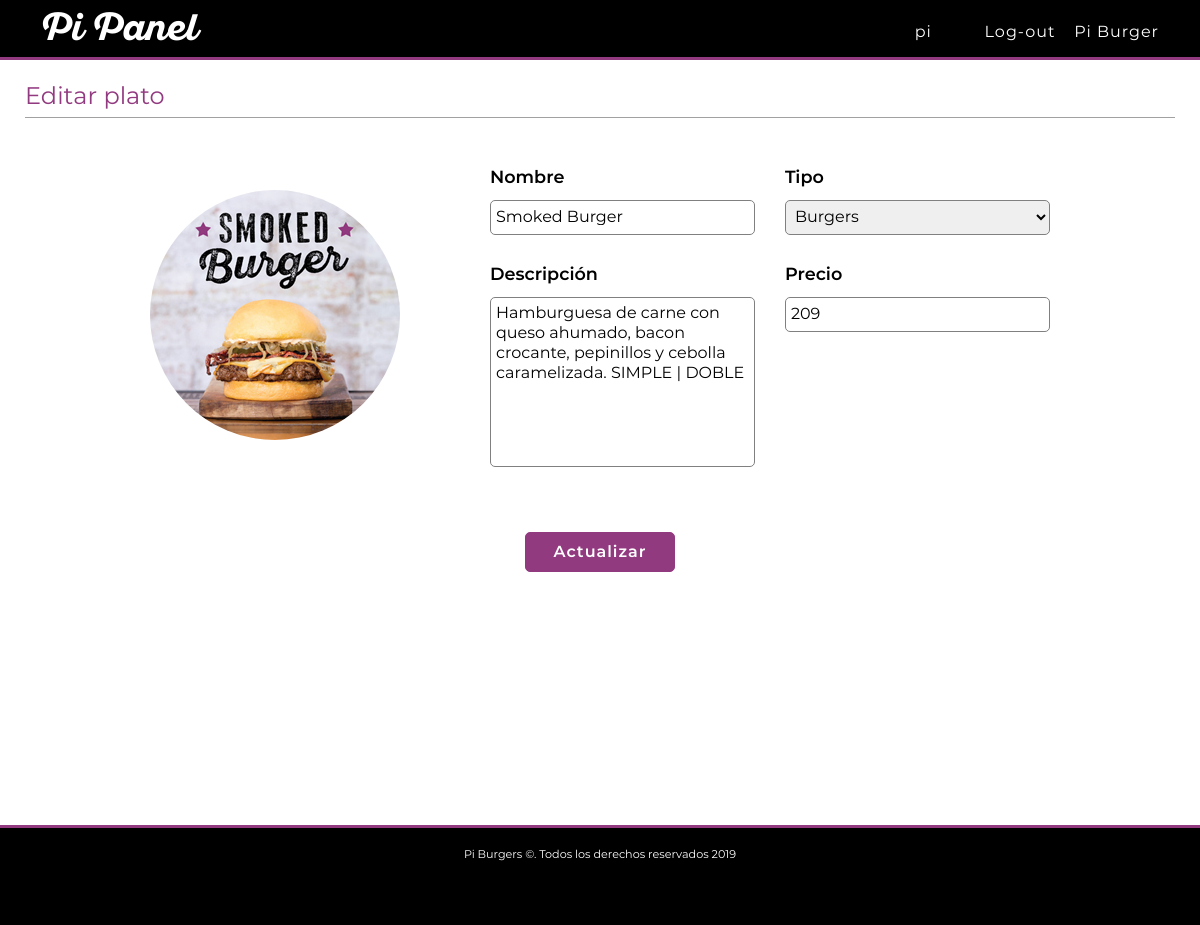
Screenshot of /piburger/panel.php?section=form_plato&plato=1 (signed in) with the database file from the repository.
### tables this page shows
CREATE TABLE `platos`  (
  `id` int(10) UNSIGNED NOT NULL AUTO_INCREMENT,
  `nombre` varchar(45) NOT NULL,
  `descripcion` varchar(200) NOT NULL,
  `img` varchar(45) NOT NULL,
  `tipo_id` tinyint(3) UNSIGNED NOT NULL,
  `precio` int(11) NULL DEFAULT NULL,
  PRIMARY KEY (`id`) USING BTREE,
  UNIQUE INDEX `nombre`(`nombre`) USING BTREE,
  INDEX `tipo_id`(`tipo_id`) USING BTREE,
  CONSTRAINT `platos_ibfk_1` FOREIGN KEY (`tipo_id`) REFERENCES `tipos` (`id`) ON DELETE NO ACTION ON UPDATE CASCADE
);

### piburger/config/functions.php (called while the page is built, shortened)
<?php
    function Hacer_query($query, $consulta, $cant){
        global $conexion;
        $rta=mysqli_query($conexion, $query);
        if($consulta === 'select'):
            if(mysqli_num_rows($rta) == 0):
                return false;
            else:
                if($cant > 1):
                    $aDatos=[];
                    while($dato=mysqli_fetch_assoc($rta)):
                        $aDatos[]=$dato;
                    endwhile;
                else:
                    $aDatos=mysqli_fetch_assoc($rta);
                endif;
                return $aDatos;
            endif;
        elseif($consulta === 'insert' || $consulta === 'update' || $consulta === 'delete'):
            return $rta;
        endif;
    }

### piburger/panel/form_plato.php (the view, shortened to what this page needs)
<?php
    $query=<<<TIPOS
            SELECT id, tipo
            FROM tipos
            ORDER BY id;
TIPOS;
    $aTipos=Hacer_query($query, 'select', 2);
    $nombre=isset($_SESSION['datos']['nombre']) ? $_SESSION['datos']['nombre'] : '';
    $descripcion=isset($_SESSION['datos']['descripcion']) ? $_SESSION['datos']['descripcion'] : '';
    $tipo_plato=isset($_SESSION['datos']['tipo']) ? $_SESSION['datos']['tipo'] : '';
    if(isset($_GET['plato'])):
        $boton='Actualizar';
        $titulo='Editar plato';
        $plato=$_GET['plato'];
        $query=<<<PLATO
        SELECT nombre, descripcion, img, tipo, precio
        FROM platos
        JOIN tipos ON platos.tipo_id=tipos.id
        WHERE platos.id=$plato
PLATO;
        $aPlato=Hacer_query($query, 'select', 1);
        $nombre=isset($aPlato) ? $aPlato['nombre'] : '';
        $descripcion=isset($aPlato) ? $aPlato['descripcion'] : '';
        $tipo_plato=isset($aPlato) ? $aPlato['tipo'] : '';
        $precio=isset($aPlato) ? $aPlato['precio'] : '';
    else:
        $boton='Agregar';
        $titulo='Agregar plato';
    endif;
?>
<section id='form_plato'>
    <h2><?= $titulo ?></h2>
    <div class='error'>
    </div>
    <form action="plato_db.php" method='post' enctype='multipart/form-data'>
        <div>
            <label>
                <figure>
                    <img src="<?= isset($aPlato) ? 'img/platos/'.$aPlato['img'] : 'img/platos/plato_defecto.jpg' ?>" alt="<?= isset($aPlato) ? $aPlato['nombre'] : 'plato_nuevo' ?>">
                </figure>
            </label>
            <div class='error'>
            </div>
        </div>
        <div>
            <div>
                <label>Nombre</label>
                <input type="text" name='nombre' value='<?= $nombre ?>'>
                <div class='error'>
                </div>
            </div>
            <div>
                <div id='tipo_plato'>
                    <label>Tipo</label>
                    <select name="tipo">
                        <?php
                            foreach($aTipos as $tipo):
                        ?>
                            <option value="<?= $tipo['id'] ?>" <?= $tipo_plato === $tipo['tipo'] || $tipo_plato === $tipo['id'] ? 'selected' : ''  ?>><?= $tipo['tipo'] ?></option>
                        <?php
                            endforeach;
                        ?>
                    </select>
                </div>
                <div class='error'>
                </div>
            </div>
            <div>
                <label>Descripción</label>
                <textarea name="descripcion"><?= $descripcion ?></textarea>
                <div class='error'>
                </div>
            </div>
            <div>
                <label>Precio</label>
                <input type="number" name="precio" value='<?= $precio ?>'>
                <div class='error'>
                </div>
            </div>
        </div>
        <input type="submit" value="<?= $boton; ?>">
    </form>
</section>

### piburger/estilos/estilos.css (style rules this page uses)
* { font-family: 'm', sans-serif; font-size: 16px; box-sizing: border-box; margin: 0; padding: 0; font-weight: normal; font-style: normal; line-height: 1.25; }
figure { font-size: 0; text-align: center; }
section { margin: 25px; overflow: hidden; }
section h2, h3, legend { color: #923a80; border-bottom: 1px solid #a1a1a1; padding-bottom: 5px; font-size: 1.5em; margin-bottom: 20px; }
img { width: 100%; }
.error, .ok, div[class=''] { height: 30px; font-size: 0.8em; line-height: 30px; text-align: center; }
.error { color: red; }
#contacto+section label, #registro+section form label, #login+section form label, #perfil+section button + div label, #form_usuario form div label, #form_plato form div label, #form_adicional form div label, #realizar_pedidos+section form label, #burgers .card.card-body > div label, #hotdog .card.card-body label, #checkout+section form label, #medio_pago label, #direc label, #tel label { display: block; margin: auto; margin-bottom: 10px; }
#contacto+section form > div > label, #contacto+section form>label, #registro+section form label, #login+section form label, #perfil+section button + div label, #form_usuario form div label, #form_plato form div label, #form_adicional form div label, #realizar_pedidos+section form label, #burgers .card.card-body > div > label, #hotdog .card.card-body label, #checkout+section form label, #medio_pago label, #direc label, #tel label { font-family: 'ms'; font-size: 1.1em; width: 100%; text-align: left; }
input[type='text'], #burgers select, #realizar_pedidos+section form select, #realizar_pedidos+section form input[type='number'], #hotdog .card.card-body select, #fieldset>div>div>select, #checkout+section form fieldset>div>select, #checkout+section form .custom-control.custom-checkbox, #perfil+section input[type='password'], #perfil+section input[type='email'] { margin-bottom: 30px; }
input[type='text'], input[type='email'], input[type='password'], input[type='number'], input[type='month'], textarea, select { width: 100%; padding-left: 5px; border-radius: 5px; border: 1px solid grey; }
textarea { padding: 5px; height: 150px; resize: none; }
input[type='text'], input[type='email'], input[type='password'], input[type='number'], input[type='month'], textarea, select, #checkout+section form .custom-control.custom-checkbox, #menu+section form[action='index.php'] input, #menu+section form[action='index.php'] .input-group-prepend, #menu+section form[action='index.php'] .input-group-append button { height: 35px; }
input[type='submit'], #error404 a, #perfil+section button, .card-body> a { margin: auto; color: white; background: #923a80; border: 1px solid #923a80; font-family: 'ms'; letter-spacing: 1px; height: 40px; border-radius: 5px; transition: .5s ease; cursor: pointer; }
input[type='submit'] { display: block; width: 150px; }
#perfil+section form img, #form_usuario form img, #form_plato form img { max-width: 250px; border-radius: 50%; }
#lista, #form_usuario, #form_plato, #info_pedido_panel, #form_adicional { margin-top:0; padding-top: 82px; min-height: 100vh; }
#form_usuario form input[name='user'], #form_plato form input[name='nombre'], #form_adicional form input[name='nombre'] { margin-bottom: 0; }
#form_plato textarea { min-height: 170px; }
#form_plato form, #form_adicional form { max-width: 605px; margin: auto; }
@media screen and (min-width: 650px) { input[type='text'], input[type='email'], textarea, #contacto+section label+div, #contacto+section form > div > label { width: 100%; } }
@media screen and (min-width: 650px) { textarea, input[type='submit'], input[type='submit']+div { grid-column-start: 1; grid-column-end: 3; } }
@media screen and (min-width: 750px) { #form_plato form> :nth-child(2), #form_adicional form> div { display: grid; grid-template-columns: 1fr 1fr; grid-column-gap: 30px; } }
@media screen and (min-width: 750px) { #form_plato form, #form_adicional form { max-width: 812px; } }
@media screen and (min-width: 1024px) { #form_plato form { display: grid; grid-template-columns: 250px 1fr; grid-column-gap: 90px; max-width: 900px; } }
@media screen and (min-width: 1024px) { #form_plato form> :first-child { align-self: center; } }
@media screen and (min-width: 1024px) { #form_plato form input[type='submit'], #form_adicional form input[type='submit'] { margin-top: 30px; } }

### rows the page displays
platos: img (picture), nombre "Smoked Burger", descripcion "Hamburguesa de carne con queso ahumado, bacon crocante, pepinillos y cebolla caramelizada. SIMPLE | DOBLE", precio "209"

### other values shown
$_SESSION['user']['usuario'] "pi"
$titulo "Editar plato"
form field tipo "Burgers"
